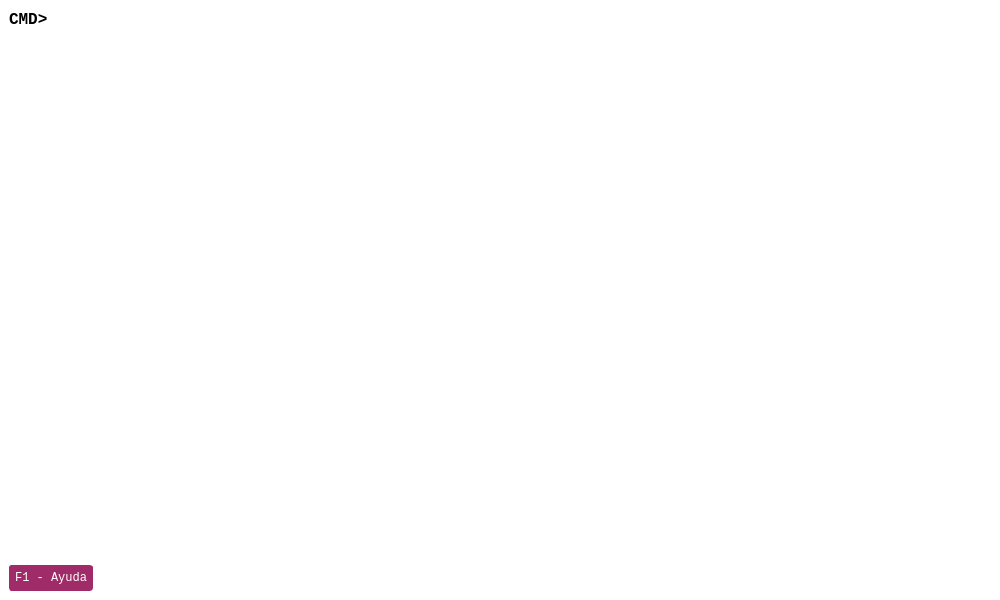
<?xml version="1.0" encoding="UTF-8"?>
<ui version="4.0">
 <class>MainWindow</class>
 <widget class="QMainWindow" name="MainWindow">
  <property name="geometry">
   <rect>
    <x>0</x>
    <y>0</y>
    <width>1000</width>
    <height>600</height>
   </rect>
  </property>
  <property name="minimumSize">
   <size>
    <width>1000</width>
    <height>600</height>
   </size>
  </property>
  <property name="windowTitle">
   <string>Zaín v2</string>
  </property>
  <property name="windowOpacity">
   <double>1.000000000000000</double>
  </property>
  <property name="autoFillBackground">
   <bool>false</bool>
  </property>
  <property name="styleSheet">
   <string notr="true">#MainWindow{
background-color: white;
}</string>
  </property>
  <widget class="QWidget" name="centralwidget">
   <layout class="QVBoxLayout" name="verticalLayout_2">
    <item>
     <layout class="QHBoxLayout" name="horizontalLayout_3">
      <item>
       <widget class="QLabel" name="Prompt">
        <property name="font">
         <font>
          <family>Consolas</family>
          <pointsize>12</pointsize>
          <weight>75</weight>
          <italic>false</italic>
          <bold>true</bold>
          <underline>false</underline>
          <strikeout>false</strikeout>
          <stylestrategy>PreferAntialias</stylestrategy>
          <kerning>true</kerning>
         </font>
        </property>
        <property name="styleSheet">
         <string notr="true">#Prompt{
color: black;
background-color: white;
}</string>
        </property>
        <property name="text">
         <string>CMD&gt;</string>
        </property>
       </widget>
      </item>
      <item>
       <widget class="QLineEdit" name="edtInput">
        <property name="font">
         <font>
          <family>Consolas</family>
          <pointsize>12</pointsize>
          <weight>75</weight>
          <bold>true</bold>
          <stylestrategy>PreferAntialias</stylestrategy>
         </font>
        </property>
        <property name="styleSheet">
         <string notr="true">#edtInput{
background-color: white;
border: 0px;
color: black;
}</string>
        </property>
        <property name="text">
         <string/>
        </property>
       </widget>
      </item>
     </layout>
    </item>
    <item>
     <widget class="QStackedWidget" name="stackedWidget">
      <property name="currentIndex">
       <number>3</number>
      </property>
      <widget class="QWidget" name="pagOutput">
       <layout class="QVBoxLayout" name="verticalLayout">
        <item>
         <widget class="QTextEdit" name="edtOutput">
          <property name="font">
           <font>
            <family>Consolas</family>
            <pointsize>11</pointsize>
           </font>
          </property>
          <property name="styleSheet">
           <string notr="true">#edtOutput
{
border: 0px;
}</string>
          </property>
          <property name="verticalScrollBarPolicy">
           <enum>Qt::ScrollBarAlwaysOff</enum>
          </property>
          <property name="horizontalScrollBarPolicy">
           <enum>Qt::ScrollBarAlwaysOff</enum>
          </property>
          <property name="readOnly">
           <bool>true</bool>
          </property>
         </widget>
        </item>
       </layout>
      </widget>
      <widget class="QWidget" name="pagFolio">
       <layout class="QVBoxLayout" name="verticalLayout_3">
        <item>
         <spacer name="verticalSpacer">
          <property name="orientation">
           <enum>Qt::Vertical</enum>
          </property>
          <property name="sizeHint" stdset="0">
           <size>
            <width>20</width>
            <height>112</height>
           </size>
          </property>
         </spacer>
        </item>
        <item>
         <widget class="QSplitter" name="splitter">
          <property name="orientation">
           <enum>Qt::Vertical</enum>
          </property>
          <widget class="QWidget" name="layoutWidget">
           <layout class="QHBoxLayout" name="horizontalLayout_4">
            <property name="bottomMargin">
             <number>10</number>
            </property>
            <item>
             <spacer name="horizontalSpacer_2">
              <property name="orientation">
               <enum>Qt::Horizontal</enum>
              </property>
              <property name="sizeHint" stdset="0">
               <size>
                <width>40</width>
                <height>20</height>
               </size>
              </property>
             </spacer>
            </item>
            <item>
             <widget class="QLabel" name="lblQrCode">
              <property name="maximumSize">
               <size>
                <width>150</width>
                <height>150</height>
               </size>
              </property>
              <property name="text">
               <string/>
              </property>
              <property name="pixmap">
               <pixmap resource="resources.qrc">:/img/folio.jpg</pixmap>
              </property>
              <property name="scaledContents">
               <bool>true</bool>
              </property>
             </widget>
            </item>
            <item>
             <spacer name="horizontalSpacer_3">
              <property name="orientation">
               <enum>Qt::Horizontal</enum>
              </property>
              <property name="sizeHint" stdset="0">
               <size>
                <width>40</width>
                <height>20</height>
               </size>
              </property>
             </spacer>
            </item>
           </layout>
          </widget>
          <widget class="QWidget" name="layoutWidget">
           <layout class="QHBoxLayout" name="horizontalLayout">
            <property name="bottomMargin">
             <number>70</number>
            </property>
            <item>
             <spacer name="horizontalSpacer_4">
              <property name="orientation">
               <enum>Qt::Horizontal</enum>
              </property>
              <property name="sizeHint" stdset="0">
               <size>
                <width>40</width>
                <height>20</height>
               </size>
              </property>
             </spacer>
            </item>
            <item>
             <widget class="QLabel" name="lblFolio">
              <property name="font">
               <font>
                <family>Consolas</family>
                <pointsize>11</pointsize>
               </font>
              </property>
              <property name="text">
               <string>Folio</string>
              </property>
             </widget>
            </item>
            <item>
             <spacer name="horizontalSpacer_5">
              <property name="orientation">
               <enum>Qt::Horizontal</enum>
              </property>
              <property name="sizeHint" stdset="0">
               <size>
                <width>40</width>
                <height>20</height>
               </size>
              </property>
             </spacer>
            </item>
           </layout>
          </widget>
         </widget>
        </item>
        <item>
         <spacer name="verticalSpacer_2">
          <property name="orientation">
           <enum>Qt::Vertical</enum>
          </property>
          <property name="sizeHint" stdset="0">
           <size>
            <width>20</width>
            <height>111</height>
           </size>
          </property>
         </spacer>
        </item>
       </layout>
      </widget>
      <widget class="QWidget" name="pagDataOutput">
       <layout class="QVBoxLayout" name="verticalLayout_4">
        <item>
         <widget class="QTableView" name="tblDataOutput">
          <property name="font">
           <font>
            <family>Consolas</family>
            <stylestrategy>PreferAntialias</stylestrategy>
           </font>
          </property>
          <property name="styleSheet">
           <string notr="true">#tblDataOutput
{
border: 0px;
gridline-color: white;
}</string>
          </property>
          <property name="verticalScrollBarPolicy">
           <enum>Qt::ScrollBarAlwaysOff</enum>
          </property>
          <property name="horizontalScrollBarPolicy">
           <enum>Qt::ScrollBarAlwaysOff</enum>
          </property>
          <property name="sizeAdjustPolicy">
           <enum>QAbstractScrollArea::AdjustIgnored</enum>
          </property>
          <property name="alternatingRowColors">
           <bool>true</bool>
          </property>
          <property name="selectionMode">
           <enum>QAbstractItemView::SingleSelection</enum>
          </property>
          <property name="selectionBehavior">
           <enum>QAbstractItemView::SelectRows</enum>
          </property>
         </widget>
        </item>
       </layout>
      </widget>
      <widget class="QWidget" name="pagDiagram">
       <layout class="QVBoxLayout" name="verticalLayout_5">
        <item>
         <spacer name="verticalSpacer_3">
          <property name="orientation">
           <enum>Qt::Vertical</enum>
          </property>
          <property name="sizeHint" stdset="0">
           <size>
            <width>20</width>
            <height>230</height>
           </size>
          </property>
         </spacer>
        </item>
        <item>
         <layout class="QHBoxLayout" name="horizontalLayout_5">
          <item>
           <spacer name="horizontalSpacer_6">
            <property name="orientation">
             <enum>Qt::Horizontal</enum>
            </property>
            <property name="sizeHint" stdset="0">
             <size>
              <width>40</width>
              <height>20</height>
             </size>
            </property>
           </spacer>
          </item>
          <item>
           <widget class="QLabel" name="lblDiagram">
            <property name="text">
             <string/>
            </property>
            <property name="scaledContents">
             <bool>false</bool>
            </property>
           </widget>
          </item>
          <item>
           <spacer name="horizontalSpacer_7">
            <property name="orientation">
             <enum>Qt::Horizontal</enum>
            </property>
            <property name="sizeHint" stdset="0">
             <size>
              <width>40</width>
              <height>20</height>
             </size>
            </property>
           </spacer>
          </item>
         </layout>
        </item>
        <item>
         <spacer name="verticalSpacer_4">
          <property name="orientation">
           <enum>Qt::Vertical</enum>
          </property>
          <property name="sizeHint" stdset="0">
           <size>
            <width>20</width>
            <height>230</height>
           </size>
          </property>
         </spacer>
        </item>
       </layout>
      </widget>
     </widget>
    </item>
    <item>
     <layout class="QHBoxLayout" name="horizontalLayout_2">
      <item>
       <widget class="QLabel" name="lblAyuda">
        <property name="font">
         <font>
          <family>Consolas</family>
          <pointsize>9</pointsize>
          <weight>50</weight>
          <bold>false</bold>
          <stylestrategy>PreferAntialias</stylestrategy>
         </font>
        </property>
        <property name="styleSheet">
         <string notr="true">#lblAyuda {
color: white;
qproperty-alignment: AlignCenter;
background: #9F2B68;
border: 1px solid #9F2B68	;
border-radius: 3px;
padding: 5px;
}</string>
        </property>
        <property name="text">
         <string>F1 - Ayuda</string>
        </property>
        <property name="alignment">
         <set>Qt::AlignCenter</set>
        </property>
       </widget>
      </item>
      <item>
       <spacer name="horizontalSpacer">
        <property name="orientation">
         <enum>Qt::Horizontal</enum>
        </property>
        <property name="sizeHint" stdset="0">
         <size>
          <width>40</width>
          <height>20</height>
         </size>
        </property>
       </spacer>
      </item>
      <item>
       <widget class="QLabel" name="lblInformation">
        <property name="font">
         <font>
          <family>Consolas</family>
          <pointsize>9</pointsize>
         </font>
        </property>
        <property name="text">
         <string/>
        </property>
       </widget>
      </item>
     </layout>
    </item>
   </layout>
  </widget>
 </widget>
 <resources>
  <include location="resources.qrc"/>
 </resources>
 <connections/>
</ui>
